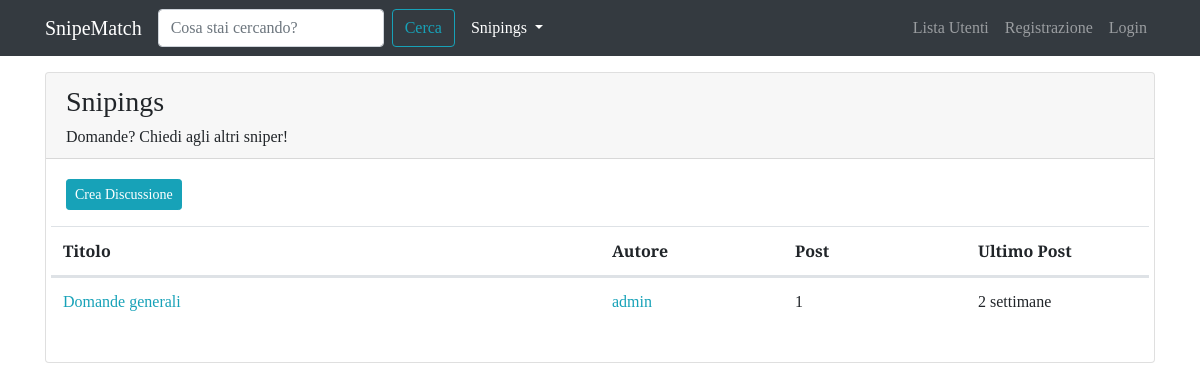
/forum/sezione/7, run on the app's committed database.
### forum/models.py (models this page shows, shortened)
class Sezione(models.Model):
    nome_sezione = models.CharField(max_length=80)
    descrizione = models.CharField(max_length=150, blank=True, null=True)   #blank: può non essere presente il campo; null: ouò essere null
    logo_sezione = models.ImageField(blank=True, null=True)
    class Meta:
        verbose_name = "Sezione"
        verbose_name_plural = "Sezioni"

class Discussione(models.Model):
    titolo = models.CharField(max_length=120)
    data_creazione = models.DateTimeField(auto_now_add=True)   #auto_now_add setta la adata quando è creata la discussione
    autore_discussione = models.ForeignKey(User, on_delete=models.CASCADE, related_name="discussioni")  #col related accedo facilmente alle discussioni create da un utente
    sezione_appartenenza = models.ForeignKey(Sezione, on_delete=models.CASCADE)
    def get_absolute_url(self):
        return reverse("visualizza_discussione", kwargs={"pk": self.pk})  #gli passo come argomento la chiave primaria, perchè serve per riscostruire l'url
    class Meta:
        verbose_name = "Discussione"
        verbose_name_plural = "Discussioni"

class Post(models.Model):
    autore_post = models.ForeignKey(User, on_delete=models.CASCADE, related_name="posts")
    contenuto = models.TextField()
    data_creazione = models.DateTimeField(auto_now_add=True)   #auto_now_add setta la adata quando è creata la discussione
    discussione = models.ForeignKey(Discussione, on_delete=models.CASCADE)
    class Meta:
        verbose_name = "Post"
        verbose_name_plural = "Posts"

### forum/views.py (the view)
# urls.py: path('sezione/<int:pk>', views.visualizza_sezione, name="sezione_view"),
def visualizza_sezione(request, pk):
    sezione = get_object_or_404(Sezione, pk=pk)
    discussioni_sezione = Discussione.objects.filter(
        sezione_appartenenza=sezione
    ).order_by("-data_creazione")   #così ordino in modo che le più vecchie siano in fondo
    context = {"sezione": sezione, "discussioni": discussioni_sezione}
    return render(request, "forum/singola_sezione.html", context)

### forum/templates/forum/singola_sezione.html (shortened to what this page needs)
{% extends 'base.html' %}
{% block content %}
<div class="card my-3">
    <div class="card-header">
        <h3>{{ sezione.nome_sezione }}</h3>
        <h6 class="card-text">{{ sezione.descrizione }}</h6>
    </div>
    <div class="card-body">
        <a class="btn btn-sm btn-info" href="{% url 'crea_discussione' pk=sezione.pk %}">Crea Discussione</a>
        <table class="table mt-3">
            <thead>
                <tr class="row">
                    <th class="col-lg-6 col-4">Titolo</th>
                    <th class="col-lg-2 col-3">Autore</th>
                    <th class="col-lg-2 col-2">Post</th>
                    <th class="col-lg-2 col-3">Ultimo Post</th>
                </tr>
            </thead>
            <tbody>
                <tr class="row">
                    {% for discussione in discussioni %}
                        <td class="col-lg-6 col-4">
                            <a href="{{ discussione.get_absolute_url }}">{{ discussione.titolo }}
                            </a>
                        </td>
                        <td class="col-lg-2 col-3">
                            <a href="{% url 'user_profile' username=discussione.autore_discussione.username %}">{{ discussione.autore_discussione }}
                            </a>
                        </td>
                        <td class="col-lg-2 col-2">{{ discussione.post_set.count }}</td>
                        <td class="col-lg-2 col-3">{{ discussione.post_set.last.data_creazione|timesince }}</td>
                        {% endfor %}
                </tr>
            </tbody>
        </table>
    </div>
</div>
{% endblock content %}

### static-storage/css/agora.css (style rules this page uses)
body { font-family: 'Slabo 27px', serif; }
a, a:hover { color: #17a2b8; }

### data on the page
Sezione: nome_sezione "Snipings", descrizione "Domande? Chiedi agli altri sniper!"
Discussione: titolo "Domande generali", autore_discussione "admin", post_set.count "1", post_set.last.data_creazione "2 settimane"
